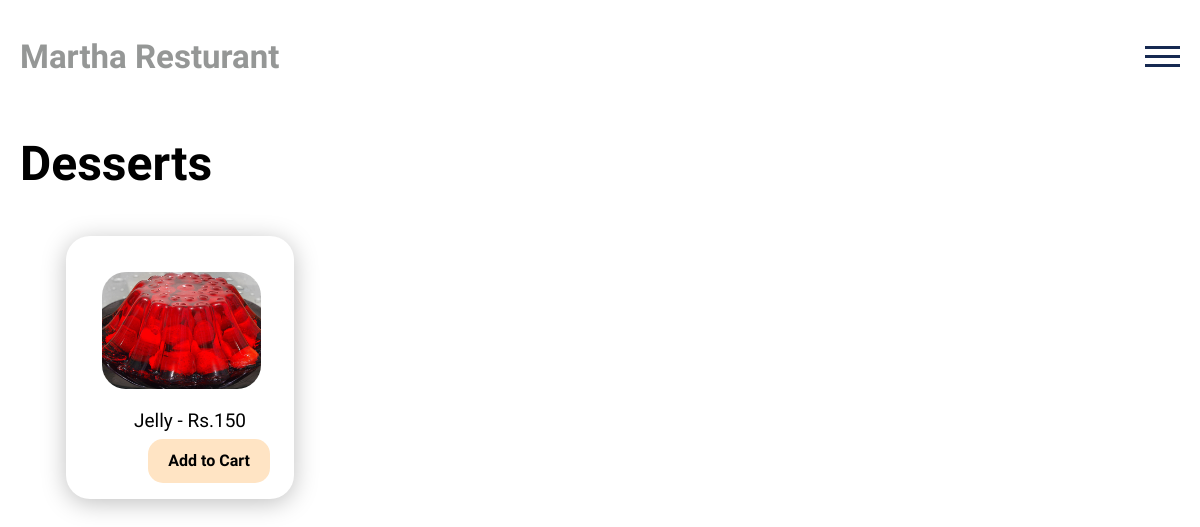
The page /desserts/ on the database its author committed.
### foods/models.py (models this page shows, shortened)
class Dessert(models.Model):
    name = models.CharField(max_length=250)
    slug = models.SlugField(max_length=100, blank=True)
    price = models.CharField(max_length=250)
    image = models.ImageField(
        upload_to='dessert/', null=True, blank=True)
    is_active = models.BooleanField(default=True)

### main/views.py (the view)
# urls.py: path('desserts/', views.desserts, name="desserts"),
def desserts(request):
    desserts = Dessert.objects.filter(is_active=True)
    context = {
        'desserts': desserts,
    }
    return render(request, 'main/desserts.html', context=context)

### main/templates/main/desserts.html
{% extends "main/base.html" %}
{% load static %}
{% block content %}
<div class="home_landing">
    <h1>Desserts</h1>
    <div class="maindishes_cards">
        {% for dessert in desserts %}
        <div class="dessert">
            <img src="{{dessert.image.url}}" class="dessertimage">
            <center>
            <h1>{{dessert.name}} - Rs.{{dessert.price}}</h1>
            </center>
            <div class="left">
                <a href="{% url 'add_cart' food_type='dessert' food_id=dessert.id %}" style="text-decoration:none; color: black;">
                <div class="button">
                    <h4>Add to Cart</h4>
                </div></a>
            </div>
        </div>
        {% endfor %}
    </div>
</div>
{% endblock content %}

### main/static/main/css/base.css (style rules this page uses)
body { font-family: 'Inika', serif; font-weight: 400; margin: 0; }
.home_landing h1 { margin-left: 20px; font-weight: 700; font-size: calc(30px + 1.5vw); line-height: 40px; }
.maindishes_cards { display: flex; flex-wrap: wrap; }
.dessert { margin: 66px; margin-top: 20px !important; width: 228px; min-height: 237px; align-items: center; background: #FFFFFF; box-shadow: 0px 4px 25px rgba(0, 0, 0, 0.25); border-radius: 24px; }
.dessert img { margin: 36px; margin-bottom: 10px !important; width: 158.79px; height: 117px; border-radius: 24px; }
.dessert h1 { line-height: 10px; font-weight: 400; font-size: 19px; }
.dessert .left { float: right; margin-right: 1.5rem; }
.dessert .left .button { background-color: bisque; padding: 1px 20px; width: fit-content; border-radius: 15px; margin-bottom: 1rem; }
.dessert .left .button h4 { line-height: 0px; }

### rows shown on the page
Dessert: image (picture), name "Jelly", price "150"
